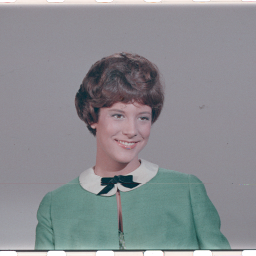
#> input picture example-images/4.1.03.tiff, 256 x 256 px, found by its file name
$ python attacks.py
#> lines starting #> are read from the running program, lines starting #| are printed output that depends on the picture
import cv2 as cv
import numpy as np
img_watermarked = cv.imread('example-images\\4.1.03.tiff')
#> img_watermarked is the input picture: shape (256, 256, 3); mean B, G, R 144, 140, 137.6
print(img_watermarked.shape)
#| (256, 256, 3)
img_watermarked = cv.resize(img_watermarked, (512,512), interpolation=cv.INTER_CUBIC)
#> img_watermarked: shape (512, 512, 3)
cv.imshow('Watermarked Image', img_watermarked)

img_watermarked = cv.resize(img_watermarked, (512,512), interpolation=cv.INTER_CUBIC)
(height, width) = img_watermarked.shape[:2]
#> height = 512; width = 512

# Bit-Plane Removal(x bits)
def bitPlaneRemoval(img, bits):
#> called with bits = 5
   temp_img= img
   for row in range(height):
      for column in range(width):
         blue, green, red = temp_img[row, column]
         n_blue = blue
         n_green = green
         n_red = red
         blue = (((n_blue >> bits) << bits) & blue)
         green = (((n_green >> bits) << bits) & green)
         red = (((n_red >> bits) << bits) & red)
         temp_img[row, column] = blue, green, red
   return temp_img


cv.imshow('BitPlaneRemoved', bitPlaneRemoval(img_watermarked, 5))


# Gamma Correction
def gammaCorrection(img, gamma):
#> called with gamma = 0.5
   temp_img = img
   temp_img = img.astype(np.float32) / 255.0
   for row in range(height):
      for column in range(width):
         blue, green, red = temp_img[row, column]
         blue = pow(blue, gamma)
         green = pow(green, gamma)
         red = pow(red, gamma)
         temp_img[row, column] = blue, green, red
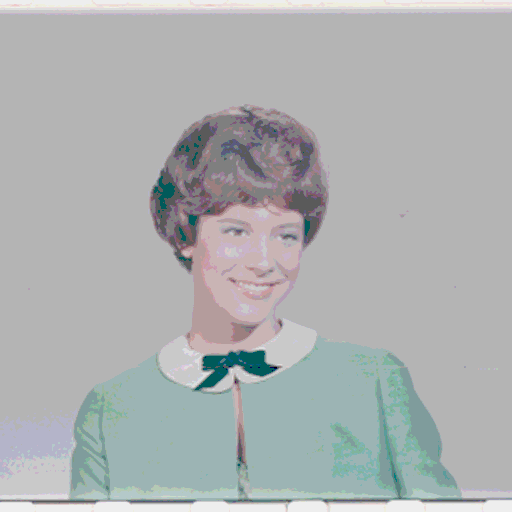
#> temp_img: shape (512, 512, 3) float32; mean B, G, R 0.696, 0.694, 0.681
   temp_img = (temp_img * 255).astype(np.uint8)
   return temp_img

output_image_gammaCorrection1 = gammaCorrection(img_watermarked, 0.5)
cv.imshow('GammaCorrectedImage1', output_image_gammaCorrection1)
output_image_gammaCorrection = gammaCorrection(img_watermarked, 1.5)
#> call 2 of gammaCorrection, with gamma = 1.5
#> after the loop in gammaCorrection (call 2), `for row in range(height):`:
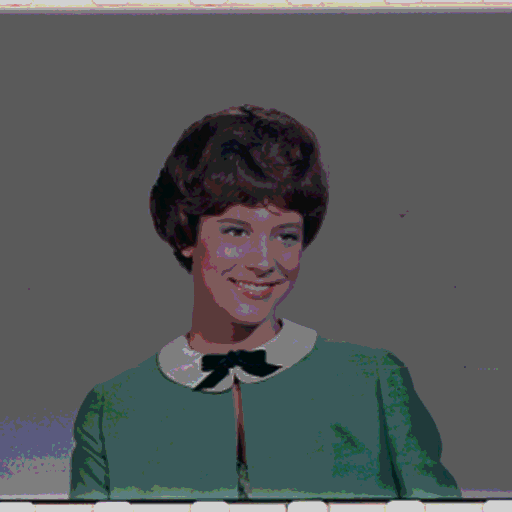
#> temp_img: shape (512, 512, 3) float32; mean B, G, R 0.354, 0.352, 0.339
cv.imshow('GammaCorrectedImage', output_image_gammaCorrection)

""" Histogram Equalization
# [22 lines of commented-out code are left out]
"""

def histogram_equalization(img):
   # convert the image from BGR to YCrCb color space
   ycrcb_img = cv.cvtColor(img, cv.COLOR_BGR2YCrCb)
#> ycrcb_img: shape (512, 512, 3); mean of channels 0, 1, 2 124.1, 126.1, 129
   # splitting the Y, Cr and Cb channels
   y, cr, cb = cv.split(ycrcb_img)
   # applying histogram equalization on Y channel
   y_eq = cv.equalizeHist(y)
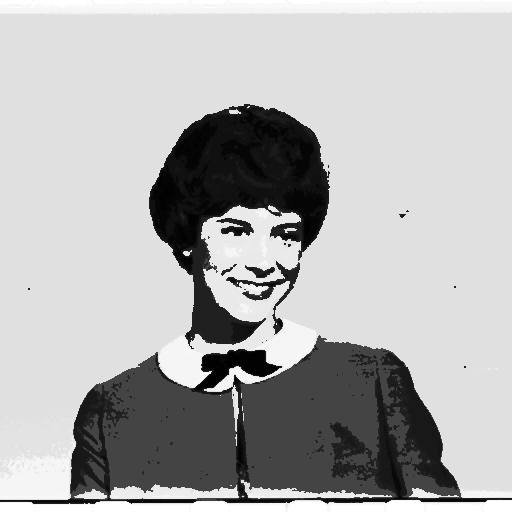
#> y_eq: shape (512, 512); min 0, max 255, mean 177.4
   # merging the equalized Y channel back with Cr and Cb channels
   ycrcb_eq = cv.merge([y_eq, cr, cb])
#> ycrcb_eq: shape (512, 512, 3); mean of channels 0, 1, 2 177.4, 126.1, 129
   # converting the image back to BGR color space
   equalized_img = cv.cvtColor(ycrcb_img, cv.COLOR_YCrCb2BGR)
   return equalized_img

cv.imshow("hist_equ_img.jpg", histogram_equalization(img_watermarked))

# Laplacian Sharpening
def lapSharpening(img):
    blue, green, red = cv.split(img)
    laplacian_kernel = np.array([[1,1,1],
                                 [1,-8,1],
                                 [1,1,1]])
    conv_blue = cv.filter2D(blue, -1, laplacian_kernel, borderType=cv.BORDER_CONSTANT)
    conv_green = cv.filter2D(green, -1, laplacian_kernel, borderType=cv.BORDER_CONSTANT)
    conv_red = cv.filter2D(red, -1, laplacian_kernel, borderType=cv.BORDER_CONSTANT)
    filtered_image = cv.merge((conv_blue, conv_green, conv_red))
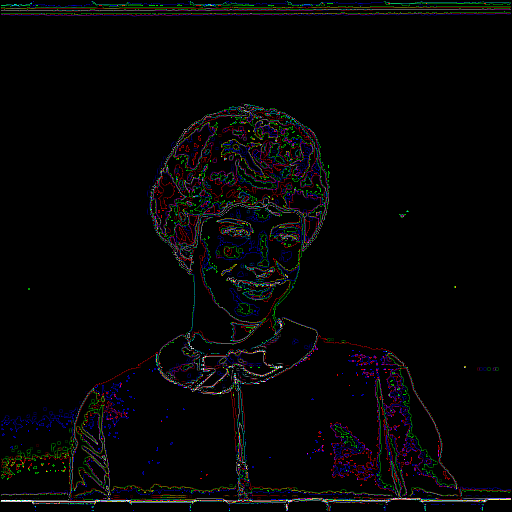
#> filtered_image: shape (512, 512, 3); mean B, G, R 5.8, 5.3, 5.7
    sharpened_img = img - filtered_image
    return filtered_image

sharpened_image = lapSharpening(img_watermarked)

# Average Filter (mask size = 3X3)
def avgFilter(img):
    img = img.astype(np.float32)/255.0
    blue, green, red = cv.split(img)
    kernel = np.array([[1/9,1/9,1/9],
                       [1/9,1/9,1/9],
                       [1/9,1/9,1/9]])
    conv_blue = cv.filter2D(blue, -1, kernel, borderType=cv.BORDER_CONSTANT)
    conv_green = cv.filter2D(green, -1, kernel, borderType=cv.BORDER_CONSTANT)
    conv_red = cv.filter2D(red, -1, kernel, borderType=cv.BORDER_CONSTANT)
    filtered_image = cv.merge((conv_blue, conv_green, conv_red))
    filtered_image = (filtered_image*255).astype(np.uint8)
    return filtered_image
filtered_img = avgFilter(img_watermarked)
cv.imshow('AvgFilteredImg', filtered_img)


# Median Filter (mask size = 3X3)
def medianFilter(img):
    (h,w) = img.shape[:2]
#> h = 512; w = 512
    blue, green, red = cv.split(img)
    np.pad(blue, 1, mode='constant', constant_values=0)
    np.pad(blue, 1, mode='constant', constant_values=0)
    np.pad(blue, 1, mode='constant', constant_values=0)

    n_blue = np.zeros([h,w])
    n_green = np.zeros([h,w])
    n_red = np.zeros([h,w])
    for row in range(1, h-1):
        for col in range(1, w-1):
            temp = [blue[row-1, col-1],
               blue[row-1, col],
               blue[row-1, col + 1],
               blue[row, col-1],
               blue[row, col],
               blue[row, col + 1],
               blue[row + 1, col-1],
               blue[row + 1, col],
               blue[row + 1, col + 1]]
            temp=np.sort(temp)
            n_blue[row, col]= temp[4]

    for row in range(1, h-1):
        for col in range(1, w-1):
            temp = [green[row-1, col-1],
               green[row-1, col],
               green[row-1, col + 1],
               green[row, col-1],
               green[row, col],
               green[row, col + 1],
               green[row + 1, col-1],
               green[row + 1, col],
               green[row + 1, col + 1]]
            temp=np.sort(temp)
            n_green[row, col]= temp[4]
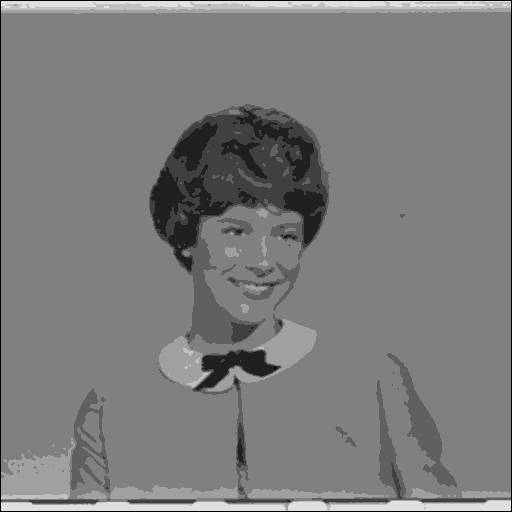
#> n_green: shape (512, 512) float64; min 0, max 224, mean 123.8

    for row in range(1, h-1):
        for col in range(1, w-1):
            temp = [red[row-1, col-1],
               red[row-1, col],
               red[row-1, col + 1],
               red[row, col-1],
               red[row, col],
               red[row, col + 1],
               red[row + 1, col-1],
               red[row + 1, col],
               red[row + 1, col + 1]]
            temp=np.sort(temp)
            n_red[row, col]= temp[4]
    filtered_image = cv.merge((n_blue, n_green, n_red))
    filtered_image = filtered_image.astype(np.uint8)
    return filtered_image

filtered_img = medianFilter(img_watermarked)
cv.imshow('MedianFilteredImg', filtered_img)


# Gaussian Filter (mask size = 3X3)
def gaussianFilter1(img):
    img = img.astype(np.float32)/255.0
    blue, green, red = cv.split(img)
    kernel = np.array([[1/16,2/16,1/16],
                       [2/16,4/16,2/16],
                       [1/16,2/16,1/16]])
    conv_blue = cv.filter2D(blue, -1, kernel, borderType=cv.BORDER_CONSTANT)
    conv_green = cv.filter2D(green, -1, kernel, borderType=cv.BORDER_CONSTANT)
    conv_red = cv.filter2D(red, -1, kernel, borderType=cv.BORDER_CONSTANT)
    filtered_image = cv.merge((conv_blue, conv_green, conv_red))
    filtered_image = (filtered_image*255).astype(np.uint8)
    return filtered_image
filtered_img = gaussianFilter1(img_watermarked)
cv.imshow('Gauss3FilteredImg', filtered_img)


# Gaussian Filter (mask size = 5X5)
def gaussianFilter2(img):
    img = img.astype(np.float32)/255.0
    blue, green, red = cv.split(img)
    kernel = np.array([[1/273,4/273,6/273,4/273,1/273],
                       [4/273,16/273,24/273,16/273,4/273],
                       [6/273,24/273,36/273,24/273,6/273],
                       [4/273,16/273,24/273,16/273,4/273],
                       [1/273,4/273,6/273,4/273,1/273]])
    conv_blue = cv.filter2D(blue, -1, kernel, borderType=cv.BORDER_CONSTANT)
    conv_green = cv.filter2D(green, -1, kernel, borderType=cv.BORDER_CONSTANT)
    conv_red = cv.filter2D(red, -1, kernel, borderType=cv.BORDER_CONSTANT)
    filtered_image = cv.merge((conv_blue, conv_green, conv_red))
    filtered_image = (filtered_image*255).astype(np.uint8)
    return filtered_image
filtered_img = gaussianFilter2(img_watermarked)
cv.imshow('Gauss5FilteredImg', filtered_img)

(height, width) = img_watermarked.shape[:2]

#Rotation
def rotate_func(img_watermarked, rotation_angle, rotation_Point=None):

#> called with rotation_angle = 45
    if rotation_Point is None:
        rotation_Point = (width//2, height//2)
#> rotation_Point = (256, 256)

    rotation_Mat = cv.getRotationMatrix2D(rotation_Point, rotation_angle, 1.0)
    dimensions = (width, height)
#> dimensions = (512, 512)

    return cv.warpAffine(img_watermarked, rotation_Mat, dimensions)
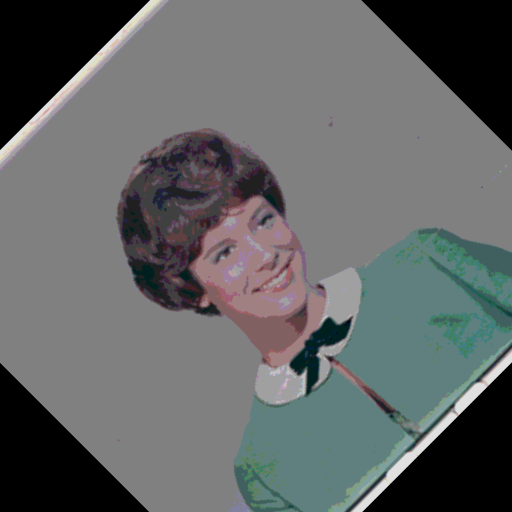
#> returned value: shape (512, 512, 3); mean of channels 0, 1, 2 101.5, 101.2, 98; drawn as B, G, R

rotated_image = rotate_func(img_watermarked, 45)
cv.imshow('Rotated', rotated_image)

#Cropping surrounding pixel values by 15%
height_crop = int(0.15*height)
#> height_crop = 76
width_crop = int(0.15*width)
#> width_crop = 76
cropped_img = img_watermarked[height_crop: height-height_crop, width_crop:width-width_crop]
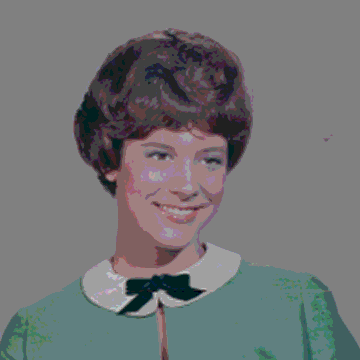
#> cropped_img: shape (360, 360, 3); mean B, G, R 116.8, 115.8, 114
cv.imshow('CroppedImage', cropped_img)

# Resizing Image to different dimensions to 256 & 200
img_resized_256 = cv.resize(img_watermarked, (256,256), interpolation=cv.INTER_AREA)
cv.imshow('IMG256', img_resized_256)
img_resized_200 = cv.resize(img_watermarked, (200, 200), interpolation=cv.INTER_AREA)
cv.imshow('IMG200', img_resized_200)


## JPEG Compression
# Define the JPEG Compression quality (0-100, where 100 is the highest quality)
compression_quality = 80

# Save the image after JPEG compression
cv.imwrite("compressed_image_2.jpg", img_watermarked, [cv.IMWRITE_JPEG_QUALITY, compression_quality])

# Gaussian Noise
def gaussian_noise_adder(img, std_dev, mean=0):
    noise = np.random.normal(mean, std_dev, img.shape)
    noisy_img = img + noise
    noisy_img = np.clip(noisy_img, 0, 255).astype(np.uint8)
    return noisy_img

cv.imshow('Noisy(gaussian- var = 0.0005) Image', gaussian_noise_adder(img_watermarked,  0.0005))
cv.imshow('Noisy(gaussian- var = 0.001) Image', gaussian_noise_adder(img_watermarked,  0.001))


# Salt and pepper noise
def salt_and_pepper_noise_adder(img, std_dev, mean = 0):
    noise = np.random.saltan(mean, std_dev, img.shape)
    noisy_img = img + noise
    noisy_img = np.clip(noisy_img, 0, 255).astype(np.uint8)
    return noisy_img

cv.imshow('Noisy(gaussian- var = 0.0005) Image', gaussian_noise_adder(img_watermarked,  0.0005))
cv.imshow('Noisy(gaussian- var = 0.001) Image', gaussian_noise_adder(img_watermarked,  0.001))

cv.waitKey(0)
cv.destroyAllWindows()
